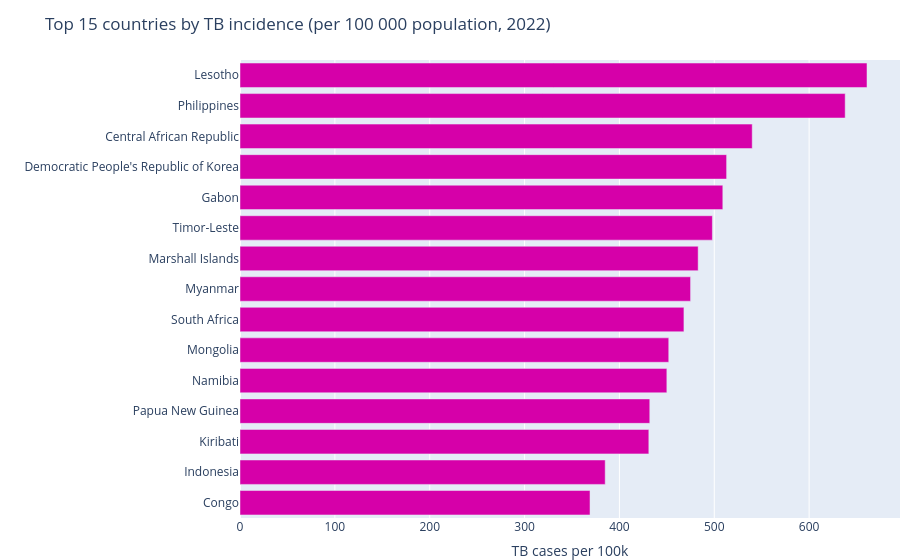

The cell this chart's notebook holds for it:
### Markdown cell above
<p style="text-align: justify;">
  In this step, we identify the <b>countries with the highest TB incidence</b> in 2022 and
  visualize them using a horizontal bar chart. We first remove non-country aggregates
  (e.g., regions, income groups, world totals) to ensure the ranking is based strictly on
  <b>country-level observations</b>, then select the <b>top 15</b> highest values.
</p>

### Code cell
worldbank_tb_data = worldbank_dataset_filtered_copy.dropna(subset=["tb_incidence"]).copy()
mask_countries = ~worldbank_tb_data["region"].str.contains(
    "Region|income|World|territories", case=False, na=False
)

tb_country_data = worldbank_tb_data[mask_countries].copy()

tb_top15_countries = (
    tb_country_data.nlargest(15, "tb_incidence")
    .sort_values("tb_incidence")
)

fig = px.bar(
    tb_top15_countries,
    x="tb_incidence",
    y="region",
    orientation="h",
    title="Top 15 countries by TB incidence (per 100 000 population, 2022)",
    labels={
        "tb_incidence": "TB cases per 100k",
        "region": ""
    },
    color_discrete_sequence=["#d600a9"]
)

fig.update_layout(
    height=600,
    margin=dict(l=0, r=0, t=60, b=0)
)

fig.show()

### Figure 1 — Plotly figure (JSON) as saved in the notebook; plotly's stock layout.template omitted (floating-point values rounded to 4 significant figures)
{"data": [{"alignmentgroup": "True", "hovertemplate": "TB cases per 100k=%{x}<br>=%{y}<extra></extra>", "legendgroup": "", "marker": {"color": "#d600a9", "pattern": {"shape": ""}}, "name": "", "offsetgroup": "", "orientation": "h", "showlegend": false, "textposition": "auto", "type": "bar", "x": [369, 385, 431, 432, 450, 452, 468, 475, 483, 498, 509, 513, 540, 638, 661], "xaxis": "x", "y": ["Congo", "Indonesia", "Kiribati", "Papua New Guinea", "Namibia", "Mongolia", "South Africa", "Myanmar", "Marshall Islands", "Timor-Leste", "Gabon", "Democratic People's Republic of Korea", "Central African Republic", "Philippines", "Lesotho"], "yaxis": "y"}], "layout": {"autosize": true, "barmode": "relative", "legend": {"tracegroupgap": 0}, "margin": {"b": 0, "l": 0, "r": 0, "t": 60}, "title": {"text": "Top 15 countries by TB incidence (per 100 000 population, 2022)"}, "xaxis": {"anchor": "y", "autorange": true, "domain": [0, 1], "range": [0, 695.8], "title": {"text": "TB cases per 100k"}, "type": "linear"}, "yaxis": {"anchor": "x", "autorange": true, "domain": [0, 1], "range": [-0.5, 14.5], "title": {"text": ""}, "type": "category"}}}
